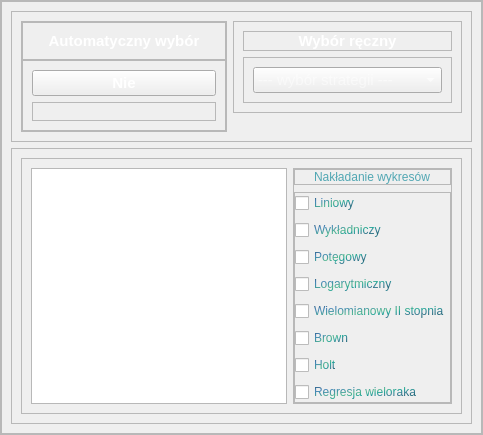
            <widget class="QWidget" name="prop_page">
             <layout class="QHBoxLayout" name="horizontalLayout_10">
              <property name="spacing">
               <number>0</number>
              </property>
              <property name="leftMargin">
               <number>0</number>
              </property>
              <property name="topMargin">
               <number>0</number>
              </property>
              <property name="rightMargin">
               <number>0</number>
              </property>
              <property name="bottomMargin">
               <number>0</number>
              </property>
              <item>
               <widget class="QFrame" name="frame_4">
                <property name="frameShape">
                 <enum>QFrame::StyledPanel</enum>
                </property>
                <property name="frameShadow">
                 <enum>QFrame::Raised</enum>
                </property>
                <layout class="QHBoxLayout" name="horizontalLayout_11">
                 <property name="spacing">
                  <number>0</number>
                 </property>
                 <property name="leftMargin">
                  <number>0</number>
                 </property>
                 <property name="topMargin">
                  <number>0</number>
                 </property>
                 <property name="rightMargin">
                  <number>0</number>
                 </property>
                 <property name="bottomMargin">
                  <number>0</number>
                 </property>
                 <item>
                  <widget class="QFrame" name="frame_23">
                   <property name="styleSheet">
                    <string notr="true">color: qlineargradient(spread:pad, x1:1, y1:1, x2:0, y2:0, stop:0 rgba(81, 167, 179, 255), stop:0.159204 rgba(29, 101, 119, 255), stop:0.298507 rgba(61, 129, 150, 255), stop:0.412935 rgba(27, 161, 149, 255), stop:0.532338 rgba(85, 184, 146, 255), stop:0.666667 rgba(65, 150, 162, 255), stop:0.800995 rgba(71, 133, 185, 255), stop:0.965174 rgba(50, 96, 128, 255));</string>
                   </property>
                   <property name="frameShape">
                    <enum>QFrame::StyledPanel</enum>
                   </property>
                   <property name="frameShadow">
                    <enum>QFrame::Raised</enum>
                   </property>
                   <layout class="QVBoxLayout" name="verticalLayout_23">
                    <item alignment="Qt::AlignTop">
                     <widget class="QFrame" name="frame_24">
                      <property name="frameShape">
                       <enum>QFrame::StyledPanel</enum>
                      </property>
                      <property name="frameShadow">
                       <enum>QFrame::Raised</enum>
                      </property>
                      <layout class="QHBoxLayout" name="horizontalLayout_20">
                       <item alignment="Qt::AlignTop">
                        <widget class="QFrame" name="left_option_frame">
                         <property name="frameShape">
                          <enum>QFrame::StyledPanel</enum>
                         </property>
                         <property name="frameShadow">
                          <enum>QFrame::Raised</enum>
                         </property>
                         <layout class="QVBoxLayout" name="verticalLayout_7">
                          <property name="spacing">
                           <number>0</number>
                          </property>
                          <property name="leftMargin">
                           <number>0</number>
                          </property>
                          <property name="topMargin">
                           <number>0</number>
                          </property>
                          <property name="rightMargin">
                           <number>0</number>
                          </property>
                          <property name="bottomMargin">
                           <number>0</number>
                          </property>
                          <item alignment="Qt::AlignTop">
                           <widget class="QFrame" name="frame_9">
                            <property name="frameShape">
                             <enum>QFrame::StyledPanel</enum>
                            </property>
                            <property name="frameShadow">
                             <enum>QFrame::Raised</enum>
                            </property>
                            <layout class="QVBoxLayout" name="verticalLayout_9">
                             <item>
                              <widget class="QLabel" name="auto_choose_label">
                               <property name="font">
                                <font>
                                 <pointsize>11</pointsize>
                                 <weight>75</weight>
                                 <bold>true</bold>
                                </font>
                               </property>
                               <property name="styleSheet">
                                <string notr="true">color: rgb(255, 255, 255);</string>
                               </property>
                               <property name="text">
                                <string>Automatyczny wybór</string>
                               </property>
                               <property name="alignment">
                                <set>Qt::AlignCenter</set>
                               </property>
                              </widget>
                             </item>
                            </layout>
                           </widget>
                          </item>
                          <item alignment="Qt::AlignTop">
                           <widget class="QFrame" name="auto_choose_frame">
                            <property name="frameShape">
                             <enum>QFrame::StyledPanel</enum>
                            </property>
                            <property name="frameShadow">
                             <enum>QFrame::Raised</enum>
                            </property>
                            <layout class="QVBoxLayout" name="verticalLayout_8">
                             <item>
                              <widget class="QPushButton" name="auto_choose_button">
                               <property name="font">
                                <font>
                                 <pointsize>11</pointsize>
                                 <weight>75</weight>
                                 <bold>true</bold>
                                </font>
                               </property>
                               <property name="styleSheet">
                                <string notr="true">color: rgb(255, 255, 255);</string>
                               </property>
                               <property name="text">
                                <string>Nie</string>
                               </property>
                              </widget>
                             </item>
                             <item alignment="Qt::AlignTop">
                              <widget class="QFrame" name="auto_suggest_label">
                               <property name="frameShape">
                                <enum>QFrame::StyledPanel</enum>
                               </property>
                               <property name="frameShadow">
                                <enum>QFrame::Raised</enum>
                               </property>
                               <layout class="QHBoxLayout" name="horizontalLayout_13">
                                <property name="spacing">
                                 <number>0</number>
                                </property>
                                <property name="leftMargin">
                                 <number>0</number>
                                </property>
                                <property name="topMargin">
                                 <number>0</number>
                                </property>
                                <property name="rightMargin">
                                 <number>0</number>
                                </property>
                                <property name="bottomMargin">
                                 <number>0</number>
                                </property>
                                <item>
                                 <widget class="QLabel" name="suggested_model_label">
                                  <property name="font">
                                   <font>
                                    <pointsize>11</pointsize>
                                    <weight>75</weight>
                                    <bold>true</bold>
                                   </font>
                                  </property>
                                  <property name="styleSheet">
                                   <string notr="true">color: rgb(255, 255, 255);</string>
                                  </property>
                                  <property name="text">
                                   <string>&lt;Proponowany model&gt;</string>
                                  </property>
                                  <property name="alignment">
                                   <set>Qt::AlignCenter</set>
                                  </property>
                                 </widget>
                                </item>
                               </layout>
                              </widget>
                             </item>
                            </layout>
                           </widget>
                          </item>
                         </layout>
                        </widget>
                       </item>
                       <item alignment="Qt::AlignTop">
                        <widget class="QFrame" name="right_option_frame">
                         <property name="frameShape">
                          <enum>QFrame::StyledPanel</enum>
                         </property>
                         <property name="frameShadow">
                          <enum>QFrame::Raised</enum>
                         </property>
                         <layout class="QVBoxLayout" name="verticalLayout_5">
                          <item>
                           <widget class="QFrame" name="frame_6">
                            <property name="layoutDirection">
                             <enum>Qt::RightToLeft</enum>
                            </property>
                            <property name="frameShape">
                             <enum>QFrame::StyledPanel</enum>
                            </property>
                            <property name="frameShadow">
                             <enum>QFrame::Raised</enum>
                            </property>
                            <layout class="QHBoxLayout" name="horizontalLayout_12">
                             <property name="spacing">
                              <number>0</number>
                             </property>
                             <property name="leftMargin">
                              <number>0</number>
                             </property>
                             <property name="topMargin">
                              <number>0</number>
                             </property>
                             <property name="rightMargin">
                              <number>0</number>
                             </property>
                             <property name="bottomMargin">
                              <number>0</number>
                             </property>
                             <item>
                              <widget class="QLabel" name="manual_choose_label">
                               <property name="font">
                                <font>
                                 <pointsize>11</pointsize>
                                 <weight>75</weight>
                                 <bold>true</bold>
                                </font>
                               </property>
                               <property name="layoutDirection">
                                <enum>Qt::RightToLeft</enum>
                               </property>
                               <property name="styleSheet">
                                <string notr="true">color: rgb(255, 255, 255);</string>
                               </property>
                               <property name="text">
                                <string>Wybór ręczny</string>
                               </property>
                               <property name="alignment">
                                <set>Qt::AlignCenter</set>
                               </property>
                              </widget>
                             </item>
                            </layout>
                           </widget>
                          </item>
                          <item>
                           <widget class="QFrame" name="comboBox_frame">
                            <property name="frameShape">
                             <enum>QFrame::StyledPanel</enum>
                            </property>
                            <property name="frameShadow">
                             <enum>QFrame::Raised</enum>
                            </property>
                            <layout class="QVBoxLayout" name="verticalLayout_6">
                             <item>
                              <widget class="QComboBox" name="model_choose_comboBox">
                               <property name="enabled">
                                <bool>true</bool>
                               </property>
                               <property name="font">
                                <font>
                                 <pointsize>11</pointsize>
                                </font>
                               </property>
                               <property name="layoutDirection">
                                <enum>Qt::LeftToRight</enum>
                               </property>
                               <property name="styleSheet">
                                <string notr="true">color: rgb(255, 255, 255);</string>
                               </property>
                               <property name="editable">
                                <bool>false</bool>
                               </property>
                               <property name="placeholderText">
                                <string>--- wybór strategii ---</string>
                               </property>
                               <item>
                                <property name="text">
                                 <string>Liniowy</string>
                                </property>
                               </item>
                               <item>
                                <property name="text">
                                 <string>Wykładniczy</string>
                                </property>
                               </item>
                               <item>
                                <property name="text">
                                 <string>Potęgowy</string>
                                </property>
                               </item>
                               <item>
                                <property name="text">
                                 <string>Logarytmiczny</string>
                                </property>
                               </item>
                               <item>
                                <property name="text">
                                 <string>Wielomianowy II stopnia</string>
                                </property>
                               </item>
                               <item>
                                <property name="text">
                                 <string>Browna</string>
                                </property>
                               </item>
                               <item>
                                <property name="text">
                                 <string>Holta</string>
                                </property>
                               </item>
                               <item>
                                <property name="text">
                                 <string>Regresja wieloraka</string>
                                </property>
                               </item>
                               <item>
                                <property name="text">
                                 <string/>
                                </property>
                               </item>
                              </widget>
                             </item>
                            </layout>
                           </widget>
                          </item>
                         </layout>
                        </widget>
                       </item>
                      </layout>
                     </widget>
                    </item>
                    <item>
                     <widget class="QFrame" name="frame_25">
                      <property name="frameShape">
                       <enum>QFrame::StyledPanel</enum>
                      </property>
                      <property name="frameShadow">
                       <enum>QFrame::Raised</enum>
                      </property>
                      <layout class="QHBoxLayout" name="horizontalLayout_21">
                       <item>
                        <widget class="QFrame" name="frame_27">
                         <property name="frameShape">
                          <enum>QFrame::StyledPanel</enum>
                         </property>
                         <property name="frameShadow">
                          <enum>QFrame::Raised</enum>
                         </property>
                         <layout class="QGridLayout" name="gridLayout_3">
                          <item row="0" column="0">
                           <widget class="PlotWidget" name="graphicsView_2"/>
                          </item>
                          <item row="0" column="1" alignment="Qt::AlignTop">
                           <widget class="QFrame" name="frame_26">
                            <property name="styleSheet">
                             <string notr="true">color: qlineargradient(spread:pad, x1:1, y1:1, x2:0, y2:0, stop:0 rgba(81, 167, 179, 255), stop:0.159204 rgba(29, 101, 119, 255), stop:0.298507 rgba(61, 129, 150, 255), stop:0.412935 rgba(27, 161, 149, 255), stop:0.532338 rgba(85, 184, 146, 255), stop:0.666667 rgba(65, 150, 162, 255), stop:0.800995 rgba(71, 133, 185, 255), stop:0.965174 rgba(50, 96, 128, 255));</string>
                            </property>
                            <property name="frameShape">
                             <enum>QFrame::StyledPanel</enum>
                            </property>
                            <property name="frameShadow">
                             <enum>QFrame::Raised</enum>
                            </property>
                            <layout class="QVBoxLayout" name="verticalLayout_26">
                             <property name="spacing">
                              <number>7</number>
                             </property>
                             <property name="leftMargin">
                              <number>0</number>
                             </property>
                             <property name="topMargin">
                              <number>0</number>
                             </property>
                             <property name="rightMargin">
                              <number>0</number>
                             </property>
                             <property name="bottomMargin">
                              <number>0</number>
                             </property>
                             <item>
                              <widget class="QFrame" name="frame_28">
                               <property name="frameShape">
                                <enum>QFrame::StyledPanel</enum>
                               </property>
                               <property name="frameShadow">
                                <enum>QFrame::Raised</enum>
                               </property>
                               <layout class="QVBoxLayout" name="verticalLayout_24">
                                <property name="spacing">
                                 <number>0</number>
                                </property>
                                <property name="leftMargin">
                                 <number>0</number>
                                </property>
                                <property name="topMargin">
                                 <number>0</number>
                                </property>
                                <property name="rightMargin">
                                 <number>0</number>
                                </property>
                                <property name="bottomMargin">
                                 <number>0</number>
                                </property>
                                <item alignment="Qt::AlignHCenter">
                                 <widget class="QLabel" name="label_13">
                                  <property name="font">
                                   <font>
                                    <pointsize>9</pointsize>
                                   </font>
                                  </property>
                                  <property name="text">
                                   <string>Nakładanie wykresów</string>
                                  </property>
                                 </widget>
                                </item>
                               </layout>
                              </widget>
                             </item>
                             <item>
                              <widget class="QFrame" name="frame_29">
                               <property name="frameShape">
                                <enum>QFrame::StyledPanel</enum>
                               </property>
                               <property name="frameShadow">
                                <enum>QFrame::Raised</enum>
                               </property>
                               <layout class="QVBoxLayout" name="verticalLayout_25">
                                <property name="spacing">
                                 <number>7</number>
                                </property>
                                <property name="leftMargin">
                                 <number>0</number>
                                </property>
                                <property name="topMargin">
                                 <number>0</number>
                                </property>
                                <property name="rightMargin">
                                 <number>0</number>
                                </property>
                                <property name="bottomMargin">
                                 <number>0</number>
                                </property>
                                <item>
                                 <widget class="QCheckBox" name="checkBox_lin">
                                  <property name="font">
                                   <font>
                                    <pointsize>9</pointsize>
                                   </font>
                                  </property>
                                  <property name="text">
                                   <string>Liniowy</string>
                                  </property>
                                 </widget>
                                </item>
                                <item>
                                 <widget class="QCheckBox" name="checkBox_exp">
                                  <property name="font">
                                   <font>
                                    <pointsize>9</pointsize>
                                   </font>
                                  </property>
                                  <property name="text">
                                   <string>Wykładniczy</string>
                                  </property>
                                 </widget>
                                </item>
                                <item>
                                 <widget class="QCheckBox" name="checkBox_pow">
                                  <property name="font">
                                   <font>
                                    <pointsize>9</pointsize>
                                   </font>
                                  </property>
                                  <property name="text">
                                   <string>Potęgowy</string>
                                  </property>
                                 </widget>
                                </item>
                                <item>
                                 <widget class="QCheckBox" name="checkBox_log">
                                  <property name="font">
                                   <font>
                                    <pointsize>9</pointsize>
                                   </font>
                                  </property>
                                  <property name="text">
                                   <string>Logarytmiczny</string>
                                  </property>
                                 </widget>
                                </item>
                                <item>
                                 <widget class="QCheckBox" name="checkBox_multII">
                                  <property name="font">
                                   <font>
                                    <pointsize>9</pointsize>
                                   </font>
                                  </property>
                                  <property name="text">
                                   <string>Wielomianowy II stopnia</string>
                                  </property>
                                 </widget>
                                </item>
                                <item>
                                 <widget class="QCheckBox" name="checkBox_brown">
                                  <property name="font">
                                   <font>
                                    <pointsize>9</pointsize>
                                   </font>
                                  </property>
                                  <property name="text">
                                   <string>Brown</string>
                                  </property>
                                 </widget>
                                </item>
                                <item>
                                 <widget class="QCheckBox" name="checkBox_holt">
                                  <property name="font">
                                   <font>
                                    <pointsize>9</pointsize>
                                   </font>
                                  </property>
                                  <property name="text">
                                   <string>Holt</string>
                                  </property>
                                 </widget>
                                </item>
                                <item>
                                 <widget class="QCheckBox" name="checkBox_regmult">
                                  <property name="font">
                                   <font>
                                    <pointsize>9</pointsize>
                                   </font>
                                  </property>
                                  <property name="text">
                                   <string>Regresja wieloraka</string>
                                  </property>
                                 </widget>
                                </item>
                               </layout>
                              </widget>
                             </item>
                            </layout>
                           </widget>
                          </item>
                         </layout>
                        </widget>
                       </item>
                      </layout>
                     </widget>
                    </item>
                   </layout>
                  </widget>
                 </item>
                </layout>
               </widget>
              </item>
             </layout>
            </widget>
